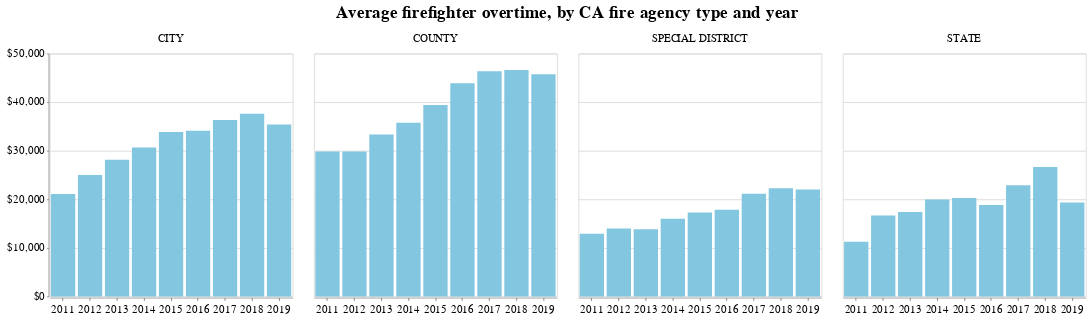

Notebook cell for this chart:
### Code cell
chart.configure_header(
    titleColor='Black',
    titleFontSize=18,
    labelColor='Black',
    labelFontSize=11
)

### Figure 1 — Vega-Lite specification as saved in the notebook (floating-point values rounded to 4 significant figures)
{"config": {"view": {"width": 800, "height": 450}, "background": "#ffffff", "title": {"anchor": "start", "font": "Benton Gothic Bold, sans", "fontColor": "#000000", "fontSize": 22, "fontWeight": "normal"}, "arc": {"fill": "#82c6df"}, "area": {"fill": "#82c6df"}, "line": {"stroke": "#82c6df", "strokeWidth": 3}, "path": {"stroke": "#82c6df"}, "rect": {"fill": "#82c6df"}, "shape": {"stroke": "#82c6df"}, "bar": {"fill": "#82c6df"}, "point": {"stroke": "#82c6df"}, "symbol": {"fill": "#82c6df", "size": 30}, "axis": {"titleFont": "Benton Gothic Bold, sans", "titleFontSize": 13, "titleFontWeight": "normal", "labelFont": "Benton Gothic, sans", "labelFontSize": 11.5, "labelFontWeight": "normal"}, "axisX": {"labelAngle": 0, "labelPadding": 4, "tickSize": 3}, "axisY": {"labelBaseline": "middle", "maxExtent": 45, "minExtent": 45, "tickSize": 2, "titleAlign": "left", "titleAngle": 0, "titleX": -45, "titleY": -11}, "legend": {"titleFont": "Benton Gothic Bold, sans", "titleFontSize": 13, "titleFontWeight": "normal", "symbolType": "square", "labelFont": "Benton Gothic, sans", "labelFontSize": 11.5}, "range": {"category": ["#3580b1", "#ec8431", "#ab7fb4", "#c89d29", "#adc839", "#829eb1"], "diverging": ["#e68a4f", "#f4bb6a", "#f9e39c", "#dadfe2", "#a6b7c6", "#849eae"], "heatmap": ["#fbf2c7", "#f9e39c", "#f8d36e", "#f4bb6a", "#e68a4f", "#d15a40", "#ab4232"], "ordinal": ["#fbf2c7", "#f9e39c", "#f8d36e", "#f4bb6a", "#e68a4f", "#d15a40", "#ab4232"], "ramp": ["#fbf2c7", "#f9e39c", "#f8d36e", "#f4bb6a", "#e68a4f", "#d15a40", "#ab4232"]}, "header": {"labelColor": "Black", "labelFontSize": 11, "titleColor": "Black", "titleFontSize": 18}}, "data": {"name": "data-ae9e52b258dd470c4a86e24b89222cc4"}, "mark": "bar", "encoding": {"facet": {"type": "nominal", "field": "type", "title": "Average firefighter overtime, by CA fire agency type and year"}, "x": {"type": "nominal", "axis": {"format": "", "tickCount": 6}, "field": "year", "title": ""}, "y": {"type": "quantitative", "axis": {"format": "$,N", "tickCount": 6}, "field": "overtime", "title": ""}}, "height": 250, "width": 250, "$schema": "https://vega.github.io/schema/vega-lite/v4.8.1.json", "datasets": {"data-ae9e52b258dd470c4a86e24b89222cc4": [{"type": "CITY", "year": "2011", "overtime": 21080.0}, {"type": "CITY", "year": "2012", "overtime": 25000.0}, {"type": "CITY", "year": "2013", "overtime": 28120.0}, {"type": "CITY", "year": "2014", "overtime": 30630.0}, {"type": "CITY", "year": "2015", "overtime": 33830.0}, {"type": "CITY", "year": "2016", "overtime": 34110.0}, {"type": "CITY", "year": "2017", "overtime": 36330.0}, {"type": "CITY", "year": "2018", "overtime": 37570.0}, {"type": "CITY", "year": "2019", "overtime": 35370.0}, {"type": "COUNTY", "year": "2011", "overtime": 29840.0}, {"type": "COUNTY", "year": "2012", "overtime": 29840.0}, {"type": "COUNTY", "year": "2013", "overtime": 33300.0}, {"type": "COUNTY", "year": "2014", "overtime": 35730.0}, {"type": "COUNTY", "year": "2015", "overtime": 39410.0}, {"type": "COUNTY", "year": "2016", "overtime": 43880.0}, {"type": "COUNTY", "year": "2017", "overtime": 46350.0}, {"type": "COUNTY", "year": "2018", "overtime": 46590.0}, {"type": "COUNTY", "year": "2019", "overtime": 45750.0}, {"type": "SPECIAL DISTRICT", "year": "2011", "overtime": 12900.0}, {"type": "SPECIAL DISTRICT", "year": "2012", "overtime": 14000.0}, {"type": "SPECIAL DISTRICT", "year": "2013", "overtime": 13840.0}, {"type": "SPECIAL DISTRICT", "year": "2014", "overtime": 16010.0}, {"type": "SPECIAL DISTRICT", "year": "2015", "overtime": 17300.0}, {"type": "SPECIAL DISTRICT", "year": "2016", "overtime": 17830.0}, {"type": "SPECIAL DISTRICT", "year": "2017", "overtime": 21160.0}, {"type": "SPECIAL DISTRICT", "year": "2018", "overtime": 22260.0}, {"type": "SPECIAL DISTRICT", "year": "2019", "overtime": 22010.0}, {"type": "STATE", "year": "2011", "overtime": 11250.0}, {"type": "STATE", "year": "2012", "overtime": 16680.0}, {"type": "STATE", "year": "2013", "overtime": 17400.0}, {"type": "STATE", "year": "2014", "overtime": 19980.0}, {"type": "STATE", "year": "2015", "overtime": 20270.0}, {"type": "STATE", "year": "2016", "overtime": 18830.0}, {"type": "STATE", "year": "2017", "overtime": 22890.0}, {"type": "STATE", "year": "2018", "overtime": 26640.0}, {"type": "STATE", "year": "2019", "overtime": 19360.0}]}}
